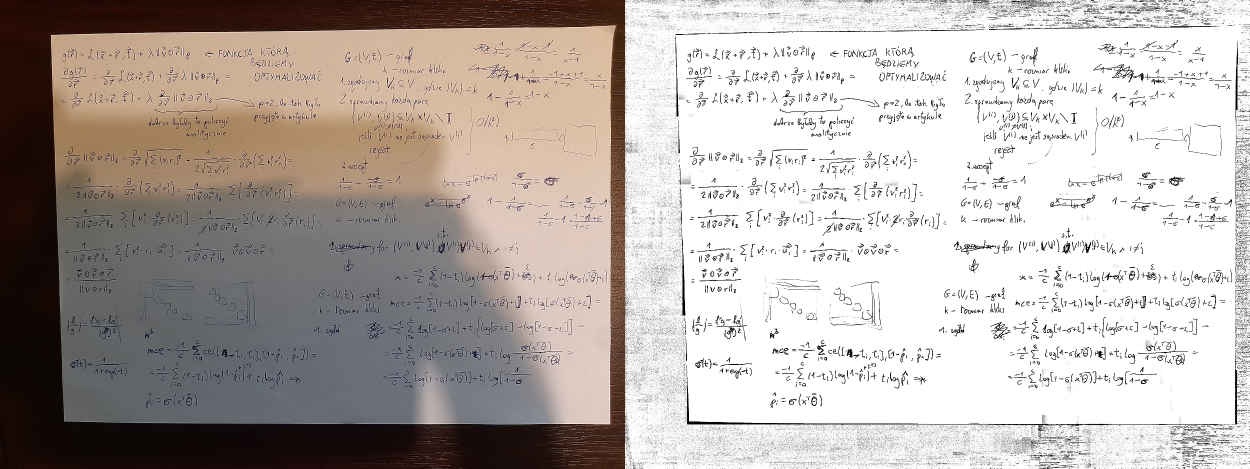
#> input picture img/comparison_bad.png, 2500 x 937 px (shown at 1/2 size)
$ python img_rectifier.py img/comparison_bad.png
#> lines starting #> are read from the running program, lines starting #| are printed output that depends on the picture; after the words box and inside, x2 and y2 are one past the last pixel; in counts of white or black regions, pixels touching at a corner belong together
import sys
import numpy as np
from PIL import Image
from time import time

SPLITTING_THRESHOLD = 0 # Globals to be initialized in rectifier()
MINIMUM_BOX_SIZE = 0    #


def row_mean_cumsum(array):
    return np.cumsum(np.sum(array, axis=0) / array.shape[1])

def col_mean_cumsum(array):
    return np.cumsum(np.sum(array, axis=1) / array.shape[0])

def quick_median(array):
    bins, counts = np.unique(array, return_counts=True)
    pixel_num = array.shape[0] * array.shape[1]
    threshold = pixel_num // 2
    counts = np.cumsum(counts)

    for i, val in enumerate(bins):
        if counts[i] > threshold:
            return val


def find_split_line(array, vert=True):
    if vert:
        cols_cs = col_mean_cumsum(array)
        max_len = cols_cs.shape[0]
        sum_all = cols_cs[-1]

        best_split = 0
        best_score = 1.0

        for i in range(0, max_len-1):
            left  = cols_cs[i] / (i + 1)
            right = (sum_all - cols_cs[i]) / (max_len - i - 1)

            if left / right > best_score:
                best_score = left / right
                best_split = i
            elif right / left > best_score:
                best_score = right / left
                best_split = i

        return best_split
    else:
        rows_cs = row_mean_cumsum(array)
        max_len = rows_cs.shape[0]
        sum_all = rows_cs[-1]

        best_split = 0
        best_score = 1.0

        for i in range(0, max_len-1):
            left  = rows_cs[i] / (i + 1)
            right = (sum_all - rows_cs[i]) / (max_len - i - 1)

            if left / right > best_score:
                best_score = left / right
                best_split = i
            elif right / left > best_score:
                best_score = right / left
                best_split = i

        return best_split


def refine(array, depth=30, x_from=-1, x_to=-1, y_from=-1, y_to=-1, vert=True, end_handler=None):
    # Box splitter. Applies a transformer on the final boxes.
    global SPLITTING_THRESHOLD, MINIMUM_BOX_SIZE

    if x_from == -1 or x_to == -1 or y_from == -1 or y_to == -1:
        split = find_split_line(array, vert=True)
        x_from, x_to = 0, array.shape[0]
        y_from, y_to = 0, array.shape[1]

        refine(array, depth-1, x_from, x_from+split+1, y_from, y_to, False, end_handler)
        refine(array, depth-1, x_from+split+1, x_to, y_from, y_to, False, end_handler)

    elif depth == 0 or (x_to-x_from==1 and vert) or (y_to-y_from==1 and not(vert))\
            or (x_to-x_from)*(y_to-y_from)<SPLITTING_THRESHOLD:
        if not end_handler:
            array[x_from:x_to, y_from:y_to] = np.random.randint(0, 256, dtype=np.uint8)
        else:
            end_handler(array, x_from, x_to, y_from, y_to)

    else:
        if vert:
            split = find_split_line(array[x_from:x_to, y_from:y_to], vert=True)
            split = max(split, int(0.15*(x_to-x_from)))
            split = min(int(0.85*(x_to-x_from)), split)

            while (split+1)*(y_to-y_from) < MINIMUM_BOX_SIZE:
                split += 1
            while (x_to-x_from-split-1)*(y_to-y_from) < MINIMUM_BOX_SIZE:
                split -= 1

            refine(array, depth-1, x_from, x_from+split+1, y_from, y_to,
                   split+1>y_to-y_from, end_handler)
            refine(array, depth-1, x_from+split+1, x_to, y_from, y_to,
                   x_to-x_from-split-1>y_to-y_from, end_handler)
        else:
            split = find_split_line(array[x_from:x_to, y_from:y_to], vert=False)
            split = max(split, int(0.15*(y_to-y_from)))
            split = min(int(0.85*(y_to-y_from)), split)

            while (x_to-x_from)*(split+1) < MINIMUM_BOX_SIZE:
                split += 1
            while (x_to-x_from)*(y_to-y_from-split-1) < MINIMUM_BOX_SIZE:
                split -= 1

            refine(array, depth-1, x_from, x_to, y_from, y_from+split+1,
                   x_to-x_from>split+1, end_handler)
            refine(array, depth-1, x_from, x_to, y_from+split+1, y_to,
                   x_to-x_from>y_to-y_from-split-1, end_handler)


# === TRANSFORMERS ===============================================================
# You can define your own transformers here, which will be used on the boxes

# [5 lines left out: function median_transform_basic, not called in this run]

def median_transform_high_contrast(array, x_from, x_to, y_from, y_to):
    # Recommended transformer
    median = quick_median(array[x_from:x_to, y_from:y_to])
    scale = 1.1 / median

    array[x_from:x_to, y_from:y_to] =\
        np.minimum(255*np.power(scale*array[x_from:x_to, y_from:y_to], 4), 255).astype(np.uint8)

transformers = {
    'median_contrast': median_transform_high_contrast,
    'median_basic':    median_transform_basic,
    'show_boxes':      None # Option for devs wanting to see the boxes
}
# ================================================================================


def rectifier(filename, transformer, maxdepth=50, split_factor=200):
    # filepath - path to file
    # transformer - end-of-recursion handler for refine(), transforms boxes
    # maxdepth - maximum depth of tree divisions of the image
    # split_factor - SPLITTING THRESHOLD is defined as size_in_pixels/split_factor
#> called with filename = 'img/comparison_bad.png', maxdepth = 150, split_factor = 1000
    global SPLITTING_THRESHOLD, MINIMUM_BOX_SIZE

    img = Image.open(filename)
#> img is the input picture: PIL image 2500x937 RGBA; mean R, G, B, A 182.2, 174.6, 170.1, 255
    img_gray = img.convert('L')
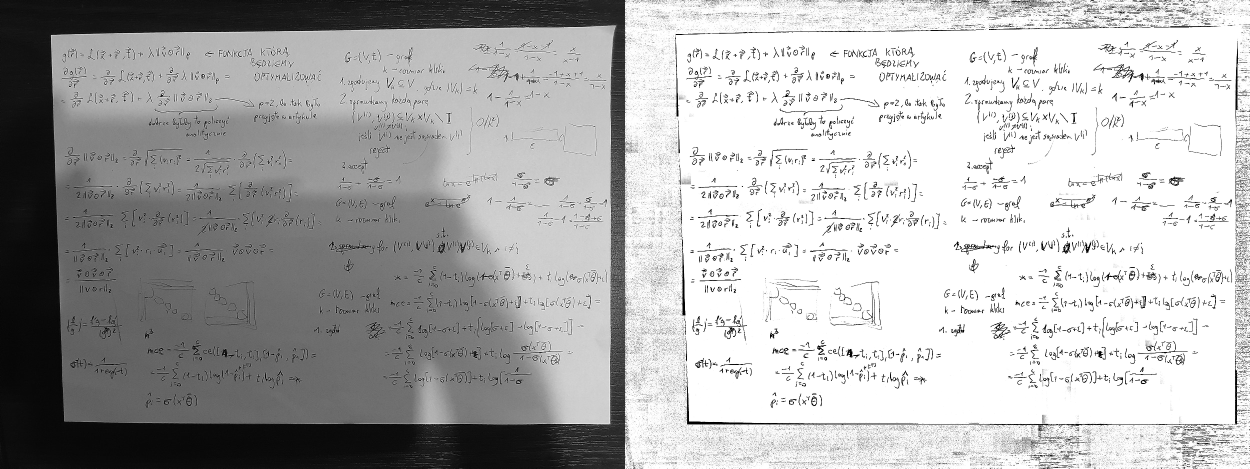
#> img_gray: PIL image 2500x937 L (shown at 1/2 size); min 0, max 255, mean 176.4
    img_array = np.array(img_gray)

    size_in_pixels = img_array.shape[0] * img_array.shape[1]
#> size_in_pixels = 2342500
    SPLITTING_THRESHOLD = int(size_in_pixels/split_factor)
#> SPLITTING_THRESHOLD = 2342
    MINIMUM_BOX_SIZE = int(0.4 * SPLITTING_THRESHOLD)
#> MINIMUM_BOX_SIZE = 936

    refine(img_array, depth=maxdepth, end_handler=transformer)
#> in find_split_line, `cols_cs = col_mean_cumsum(array)`: cols_cs = 937 values from 300.3 to 440903.9
#> in find_split_line, `sum_all = cols_cs[-1]`: sum_all = 440903.9
#> the loop in find_split_line, `for i in range(0, max_len-1):` made 936 passes
#> (left, right, best_score) on passes 1 to 3: (300.3, 470.7, 1.57), (297.5, 470.9, 1.58), (295.7, 471.1, 1.59)
#> (left, right) on passes 4 to 9: (297.6, 471.3), (301.5, 471.5), (303.1, 471.6), (306.4, 471.8), (309.6, 471.9), (310.9, 472.1)
#> after the loop in find_split_line, `for i in range(0, max_len-1):`: best_score = 1.59; best_split = 2
#> the loop in find_split_line (call 2), `for i in range(0, max_len-1):` made 2499 passes
#> (left, right, best_score) on passes 1, 48, 49, 51, 52, 54, 55, 56, 57, 58, 59, 60: (0.0188, 0.133, 7.08), (0.0191, 0.135, 7.09), (0.019, 0.135, 7.11), (0.019, 0.135, 7.12), (0.019, 0.135, 7.14), (0.019, 0.136, 7.15), (0.0189, 0.136, 7.17), (0.0189, 0.136, 7.18), (0.0188, 0.136, 7.21), (0.0188, 0.136, 7.21), (0.0188, 0.136, 7.22), (0.0188, 0.136, 7.24)
#> (left, right) on passes 2 to 7: (0.0196, 0.133), (0.0203, 0.133), (0.0203, 0.133), (0.0202, 0.133), (0.0201, 0.133), (0.0201, 0.133)
#> in quick_median, `bins, counts = np.unique(array, return_counts=True)`: bins = 41 values from 5 to 96; counts = 41 values, max 349 at index 11, min 1 at index 0, mean 53.78
#> in quick_median, `counts = np.cumsum(counts)`: counts = 41 values from 1 to 2205
#> the loop in quick_median, `for i, val in enumerate(bins):` made 13 passes
#> in median_transform_high_contrast, `median = quick_median(array[x_from:x_to, y_from:y_to])`: median = 17
#> in median_transform_high_contrast, `scale = 1.1 / median`: scale = 0.0647
#> in median_transform_high_contrast, `array[x_from:x_to, y_from:y_to] =\ np.minimum(255*np.power(scale*array..`: array: shape (937, 2500); 0.09% of pixels changed, all inside (x1, y1, x2, y2) = (0, 0, 735, 3)
#> the loop in quick_median (call 2), `for i, val in enumerate(bins):` made 27 passes
#> in median_transform_high_contrast (call 2), `array[x_from:x_to, y_from:y_to] =\ np.minimum(255*np.power(scale*array..`: array: shape (937, 2500); min 0, max 255, mean 176.6
#> in median_transform_high_contrast (call 3), `array[x_from:x_to, y_from:y_to] =\ np.minimum(255*np.power(scale*array..`: array: shape (937, 2500); min 0, max 255, mean 176.7
#> in median_transform_high_contrast (call 4), `array[x_from:x_to, y_from:y_to] =\ np.minimum(255*np.power(scale*array..`: array: shape (937, 2500); min 0, max 255, mean 176.7
#> in median_transform_high_contrast (call 5), `array[x_from:x_to, y_from:y_to] =\ np.minimum(255*np.power(scale*array..`: array: shape (937, 2500); min 0, max 255, mean 176.7
#> in median_transform_high_contrast (call 6), `array[x_from:x_to, y_from:y_to] =\ np.minimum(255*np.power(scale*array..`: array: shape (937, 2500); min 0, max 255, mean 176.7
#> in find_split_line (call 11), `cols_cs = col_mean_cumsum(array)`:
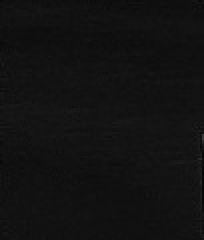
#> array: shape (120, 102) (shown 2 times larger); min 7, max 59, mean 17.7
#> in find_split_line (call 13), `cols_cs = col_mean_cumsum(array)`:
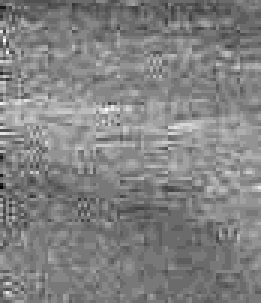
#> array: shape (101, 87) (shown 3 times larger); min 8, max 27, mean 17.7; drawn with min black and max white
#> in quick_median (call 17), `bins, counts = np.unique(array, return_counts=True)`:
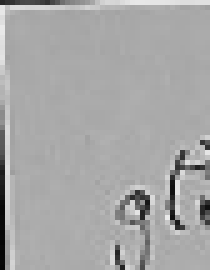
#> array: shape (54, 42) (shown 5 times larger); min 6, max 234, mean 167.1
#> the loop in quick_median (call 17), `for i, val in enumerate(bins):` made 115 passes
#> val on passes 1 to 12: 6, 7, 8, 9, 10, 11, 14, 15, 16, 18, 19, 22
#> in find_split_line (call 21), `rows_cs = row_mean_cumsum(array)`:
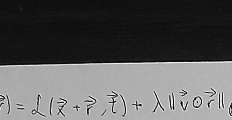
#> array: shape (120, 232); min 5, max 249, mean 91.8
#> in quick_median (call 18), `bins, counts = np.unique(array, return_counts=True)`:
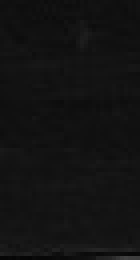
#> array: shape (65, 35) (shown 4 times larger); min 5, max 66, mean 18.5
#> the loop in quick_median (call 18), `for i, val in enumerate(bins):` made 14 passes
#> in refine (call 14), `refine(array, depth-1, x_from+split+1, x_to, y_from, y_to, x_to-x_from..`:
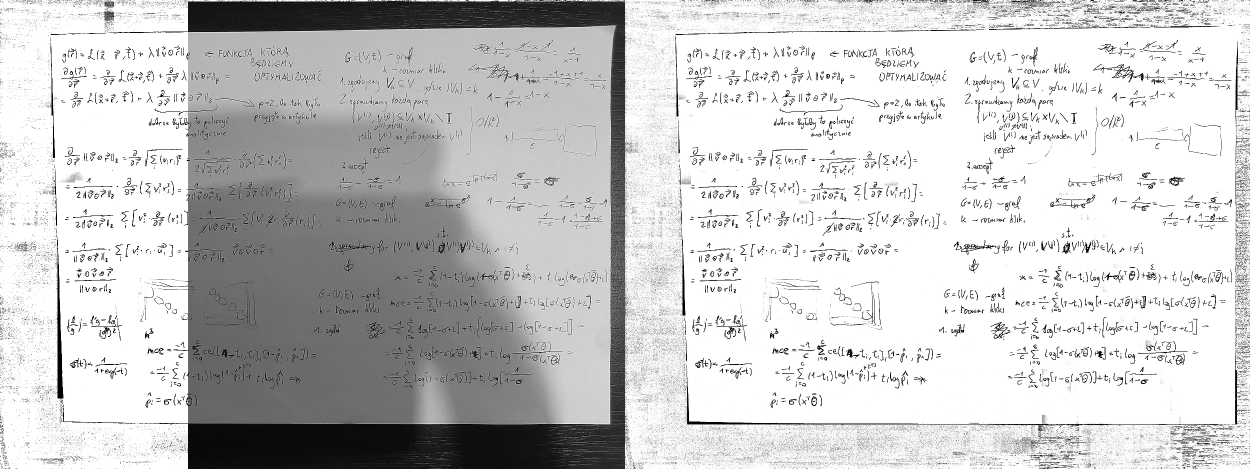
#> array: shape (937, 2500) (shown at 1/2 size); min 0, max 255, mean 201.5
    return img_array.astype(np.uint8)


# === FURTHER PROCESSING =========================================================
# Additional cleansing steps to apply to the image

# [136 lines left out: functions entropy_reduction, disjoint_sets_optimization, help, not called in this run]

if __name__ == '__main__':
    arg_n = len(sys.argv)
    filename = None
    pipeline = []

    # === SETUP ===========================================================
    # Feel free to hardcode the desirable options as deafult parameters

    # General options:
    inplace = False # If true, enhanced photo overwrites the existing one
    prefix = "_"

    # Box transformation parameters:
    transformer = transformers['median_contrast']
    split_factor = 1000
    maxdepth = 150

    # Entropy reduction parameters:
    decay_range = 100
    edge_fuzz = 0.5
    entropy_cutoff = 0.6
    white_cutoff = 192
    threshold_quantile = 0.15
    cleanse_strength = 25

    # Disjoint sets optimization parameters:
    cluster_threshold = 2000

    # =====================================================================

    for i in range(1, arg_n):
        str_i = str(sys.argv[i])
        if i == 1 and str_i == '?':
            help()
            break
        elif str_i[0] == '-':
            if len(str_i) == 2:
                if   str_i[1] == 'e': pipeline += ['e']
                elif str_i[1] == 'd': pipeline += ['d']
                elif str_i[1] == 'i': inplace = True
            elif len(str_i) >= 3 and str_i[1:3] == 'p=': prefix = str_i[3:]
            elif len(str_i) == 6:
                if   str_i[1:6] == 'shbox': transformer = transformers['show_boxes']
                elif str_i[1:6] == 'medba': transformer = transformers['median_basic']
                elif str_i[1:6] == 'medco': transformer = transformers['median_contrast']
            elif len(str_i) >= 7:
                param = str_i[7:]
                if not param.replace('.', '', 1).isdigit():
                    print("Invalid parameter value:", str_i)
                elif str_i[1:7] == 'maxde=': maxdepth = int(param)
                elif str_i[1:7] == 'split=': split_factor = int(param)
                elif str_i[1:7] == 'decay=': decay_range = int(param)
                elif str_i[1:7] == 'edgef=': edge_fuzz = float(param)
                elif str_i[1:7] == 'entcu=': entropy_cutoff = float(param)
                elif str_i[1:7] == 'whicu=': white_cutoff = int(param)
                elif str_i[1:7] == 'thrqu=': threshold_quantile = float(param)
                elif str_i[1:7] == 'clstr=': cleanse_strength = float(param)
                elif str_i[1:7] == 'clust=': cluster_threshold = int(param)
            else:
                print("Invalid option:", str_i)
        else:
            filename = str_i

    if arg_n <= 1:
        print("Nothing to do here. Type argument '?' to see help section.")
    elif not filename:
        print("Specify the filename (remember not to pass filepath!).")

    else:
        start_time = time()
        rectified = rectifier(filename, transformer, maxdepth, split_factor)
        new_name = filename if inplace else prefix + filename

        for step in pipeline:
            if step == 'e':
                rectified = entropy_reduction(
                    rectified, decay_range, edge_fuzz, entropy_cutoff,
                    white_cutoff, threshold_quantile, cleanse_strength
                )
            elif step == 'd':
                rectified = disjoint_sets_optimization(
                    rectified, cluster_threshold
                )
        end_time = time()
        elapsed_time = end_time - start_time

        print("Image transformed correctly [execution time: {:.3f}s]".format(elapsed_time))
        Image.fromarray(rectified, mode="L").save(new_name)

$ run again, on img/comparison_really_bad.png
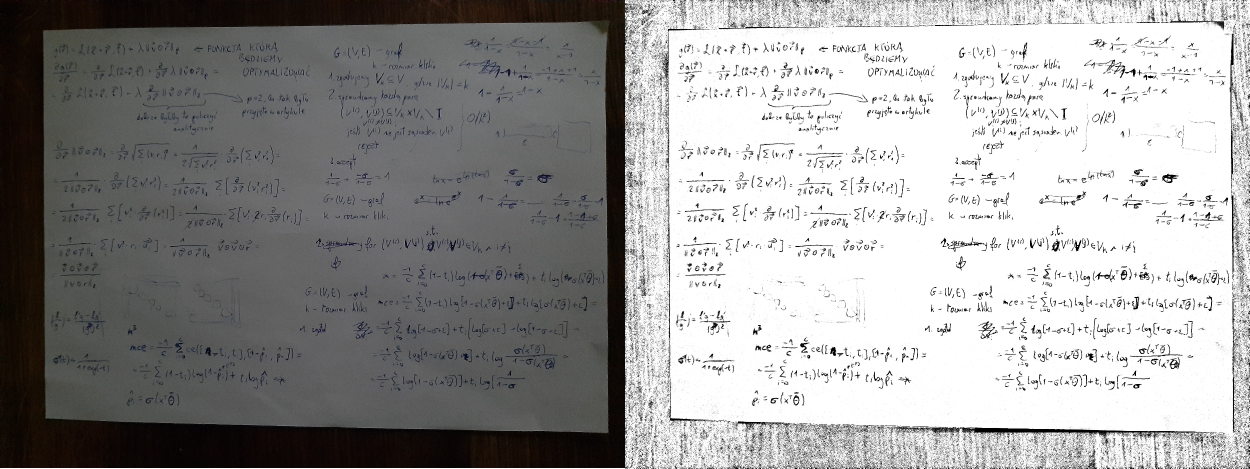
#> input picture img/comparison_really_bad.png, 2500 x 937 px (shown at 1/2 size)
#> in rectifier, img is the input picture: PIL image 2500x937 RGBA; mean R, G, B, A 155.6, 155, 154.5, 255
#> cols_cs = 937 values from 256.5 to 387821.7
#> in find_split_line, `sum_all = cols_cs[-1]`: sum_all = 387821.7
#> the loop in find_split_line, `for i in range(0, max_len-1):` made 936 passes
#> (left, right, best_score) on pass 1: (256.5, 414.1, 1.61)
#> after the loop in find_split_line, `for i in range(0, max_len-1):`: best_score = 1.61; best_split = 0
#> the loop in find_split_line (call 2), `for i in range(0, max_len-1):` made 2499 passes
#> (left, right, best_score) on passes 1, 2, 5, 6, 11, 12, 13: (0.0036, 0.0385, 10.69), (0.0032, 0.0385, 12.03), (0.00312, 0.0385, 12.35), (0.00293, 0.0385, 13.14), (0.00287, 0.0386, 13.44), (0.00287, 0.0386, 13.47), (0.00286, 0.0386, 13.5)
#> in quick_median, `bins, counts = np.unique(array, return_counts=True)`: bins = 51 values from 0 to 58; counts = 51 values, max 71 at index 8, min 1 at index 39, mean 18.35
#> in quick_median, `counts = np.cumsum(counts)`: counts = 51 values from 2 to 936
#> the loop in quick_median, `for i, val in enumerate(bins):` made 13 passes
#> median = 12
#> scale = 0.0917
#> the loop in quick_median (call 2), `for i, val in enumerate(bins):` made 158 passes
#> val on passes 1 to 3: 0, 1, 2
#> rows_cs = 376 values from 2.58 to 6036.9
#> in find_split_line (call 5), `rows_cs = row_mean_cumsum(array)`:
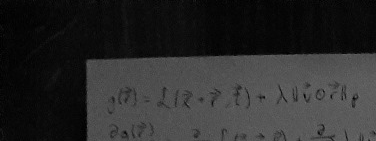
#> array: shape (141, 376); min 0, max 112, mean 42.8
#> in find_split_line (call 5), `sum_all = rows_cs[-1]`: sum_all = 6036.9
#> the loop in find_split_line (call 5), `for i in range(0, max_len-1):` made 375 passes
#> (left, right, best_score) on passes 1, 7, 8: (2.58, 16.09, 6.24), (2.61, 16.31, 6.25), (2.61, 16.35, 6.25)
#> in quick_median (call 17), `bins, counts = np.unique(array, return_counts=True)`:
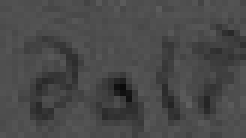
#> array: shape (23, 41) (shown 6 times larger); min 10, max 95, mean 72.9
#> the loop in quick_median (call 17), `for i, val in enumerate(bins):` made 45 passes
#> val on passes 1 to 8: 10, 17, 18, 23, 31, 36, 37, 38
